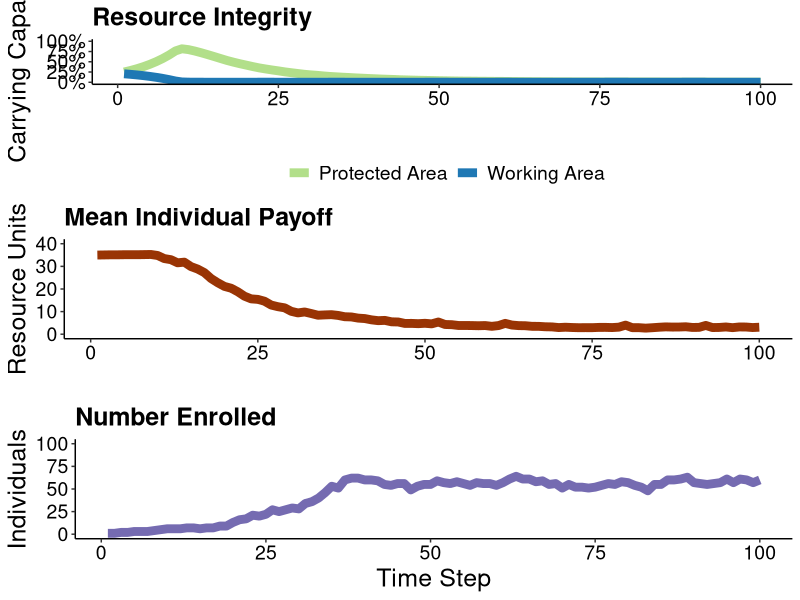
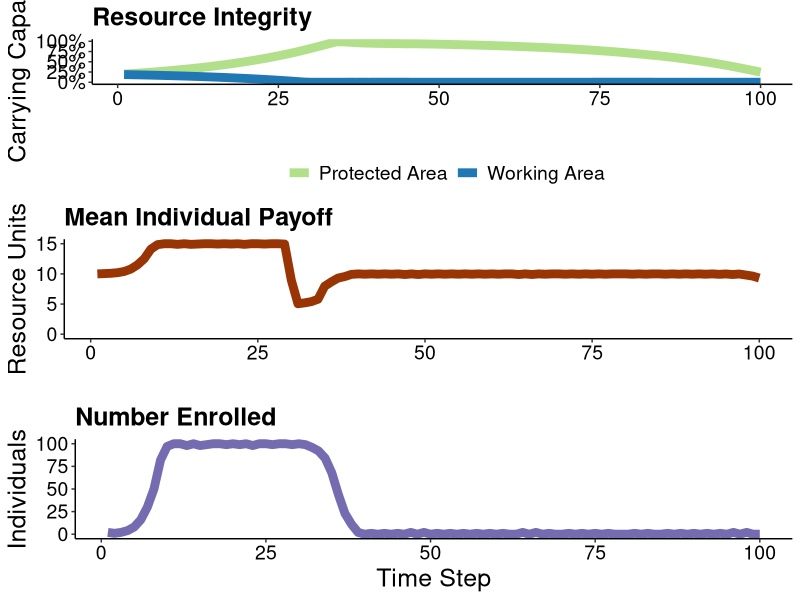
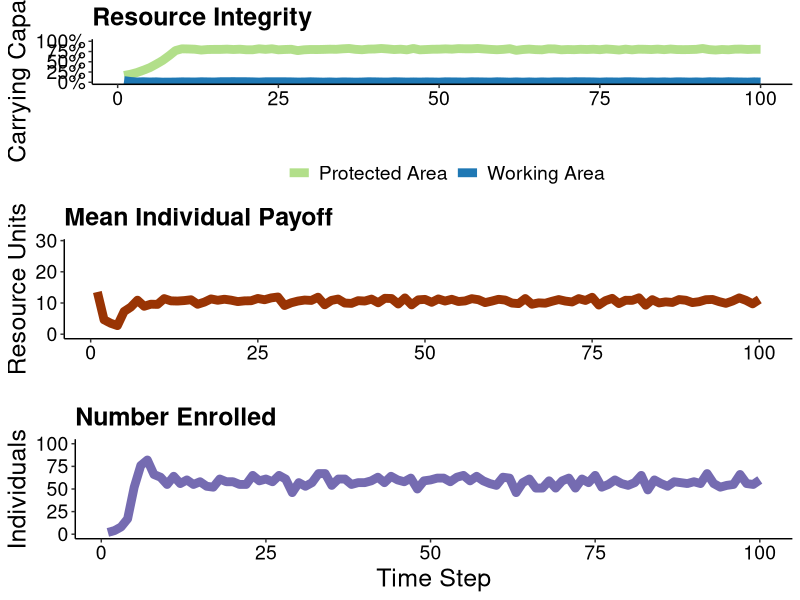
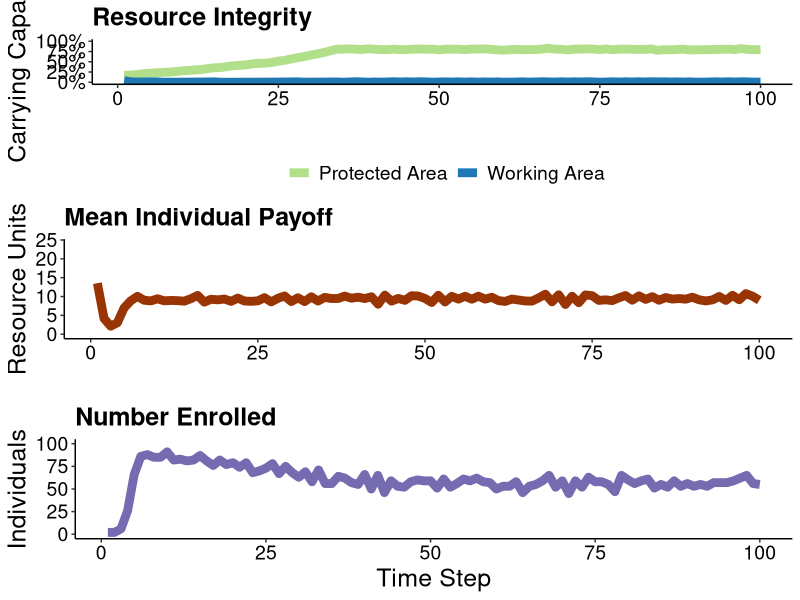

Write the R code that produced these figures, in order.
#####Scheduling
#Establish a degraded resource
#set some of that into a conservation area
#Establish a population
#Some % of the population buys into the conservation project (low %)
#That % gets a payment every time step..maybe once?...maybe every 12 time steps?
#People not enrolled harvest from the entire landscape
#people enrolled harvest from just the un-conserved area. 
#At the end of each time step, everyone learns via success biased imitation (equation from equifinality paper)
#People either enroll of unenroll
#Measure the number of people enrolled/unenrolled
#Measure the % CC of the resource

#repeat for 1:t
library(ggplot2)
#####

abm<-function(#Specified parameters
  Individuals=100, #number of total resource users in a population
  
  TotalCarryingCapacity=10000, #total available resource units
  
  StartPercCarryingCapacity = 0.1, #amount of resources available in the landscape at the start in proportion to CC
  
  PaymentAmount = 5, 
  
  
  PercProtected=0.3, #percent of the total resource that's in a protected area
  
  EnrollPercStart=0.05, #percent of individuals who start by following the rules at t0
  
  LearningStrategy = "Success Bias", #options are Success Bias & Conformist...not implementing this...for now
  
  BiasStrength = 1.5,
  
  TimeSteps=20,
  ResourceRegenerationPerTimeStep=1.15,
  harvestMax=25,
  ProbOfMobility=0.5){
  
  ## Set parameters
  PercWorking= 1-PercProtected #percent of resource in a working landscape
  TotalCCResourceProtected=PercProtected*TotalCarryingCapacity #total resource units in carrying capacity of protected area
  TotalCCResourceWorking=PercWorking*TotalCarryingCapacity #total resource units in carrying capacity of working area
  StartResourceWorking = TotalCCResourceWorking*StartPercCarryingCapacity #number of resources in the working landscape starting
  StartResourceProtected = TotalCCResourceProtected*StartPercCarryingCapacity #number of resources in the protected landscape starting
  EnrollNumStart= as.integer(EnrollPercStart*Individuals) #number of individuals cooperating fully at t0
  NotEnrollNumStart= Individuals - EnrollNumStart#number of individuals defecting at t0
  Enrolled = c(rep(1,EnrollNumStart),rep(0,NotEnrollNumStart))#enrolled or not
  
  PercTimeProtected = PercProtected*(1-Enrolled) #percent of their foraging time each indv spends in the PA. For those not enrolled this is = the the % protected..Treat whole landscape equally
  PercTimeWorking = (1-PercTimeProtected)#percent of their foraging time each indv spends in the working landscape
  
  agents<-data.frame(Enrolled,
                     PercTimeProtected,
                     PercTimeWorking,
                     PayoffProtectedLastTime = rep(NA,Individuals),
                     PayoffWorkingLastTime= rep(NA,Individuals))   #dataframe to be filled with initial payoffs
  
  ProtectPerDefect<-ifelse(NotEnrollNumStart ==0,as.integer(StartResourceProtected),as.integer(StartResourceProtected/NotEnrollNumStart)) #protected area resources per each individual harvesting there
  WorkingPerTotal<-as.integer(StartResourceWorking/Individuals) #working landscape resources per individual

  
  for ( i in 1:nrow(agents)){  #fill the starting df percent payoff from the protected landscape is a function of the amount 
    agent2<-agents[i,]   #of resources there per individual searching there, and a random draw with a chance of success equal to time spent
    agents[i,5]<-rbinom(1,WorkingPerTotal,agent2$PercTimeWorking)
    agents[i,5]<-ifelse(agents[i,5]>=harvestMax,harvestMax,agents[i,5])
    agents[i,4]<- ifelse(agents[i,5]< harvestMax,rbinom(1,ProtectPerDefect,agent2$PercTimeProtected),0) #if they didnt get the max harvest, then 
    agents[i,4]<-ifelse(agents[i,4]>harvestMax-agents[i,5],harvestMax-agents[i,5],agents[i,4])
  } #see what they get from the working landscape first
  

  agents$PayoffTotalLastTime<- agents$PayoffProtectedLastTime + agents$PayoffWorkingLastTime #total payoff is the sum of what they get from both areas
  
  
  output<-data.frame(timeStep = 1:TimeSteps, #create df to fill with the outputs from each time step
                     Enrolled = rep(NA,TimeSteps),
                     NumResourcesProtect = rep(NA,TimeSteps),
                     percCCProtect = rep(NA,TimeSteps),
                     NumResourcesWorking = rep(NA,TimeSteps),
                     percCCWorking = rep(NA,TimeSteps),
                     meanPayoff = rep(NA,TimeSteps))
  
  output$Enrolled[1] <- sum(agents$Enrolled)  #fill it with the outouts from time 1
  output$NumResourcesProtect[1] <- StartResourceProtected-sum(agents$PayoffProtectedLastTime) 
  output$NumResourcesWorking[1] <- StartResourceWorking-sum(agents$PayoffWorkingLastTime) 
  output$percCCProtect[1]  <- output$NumResourcesProtect[1]/TotalCCResourceProtected
  output$percCCWorking[1]  <- output$NumResourcesWorking[1]/TotalCCResourceWorking
  output$meanPayoff[1]  <- mean(agents$PayoffTotalLastTime) 
  
  
  for (t in 2:TimeSteps){  #run the abm for all of the time steps
    
    #choose new strategy  
    
    LastTimeAgents<-agents  #save the agents from the previous time to a new df
    
    if(sum(LastTimeAgents$Enrolled)==Individuals){ #if there's no one NOT enrolled, unenroll someone at random
      LastTimeAgents[sample(1:Individuals,1),"Enrolled"]<-0
    }
    
    if(sum(LastTimeAgents$Enrolled)==0){ #if there's no one  enrolled, enroll someone at random
      LastTimeAgents[sample(1:Individuals,1),"Enrolled"]<-1
      
    }
    
    
    
    
    
    succLearn<-function(agentdf){
      #meanPayoffEnroll
      if(sum(agentdf$Enrolled)==0){
        payMeanEnrl<-0}
      if(sum(agentdf$Enrolled)!=0){
      payMeanEnrl<-mean(agentdf[agentdf$Enrolled==1,]$PayoffTotalLastTime)}
      
      #meanPayoffUnenroll
      if(sum(agentdf$Enrolled)==nrow(agentdf)){
        payMeanNOTEnrl<-0}
      if(sum(agentdf$Enrolled)!=nrow(agentdf)){
        payMeanNOTEnrl<-mean(agentdf[agentdf$Enrolled==0,]$PayoffTotalLastTime)} 
      
      probEnroll<-exp(BiasStrength*payMeanEnrl)/
         (exp(BiasStrength*payMeanEnrl)+exp(BiasStrength*payMeanNOTEnrl))
        
        agentdf$Enrolled<-rbinom(nrow(agentdf),1, probEnroll)
      return(agentdf$Enrolled)
    }
    
    
    
    #need to change this so agents can spend varying portions of time in each zone
    
    if(LearningStrategy == "Success Bias"){
      
      #success biased leaning accross the whole group
      #NewEnroll<-succLearn(LastTimeAgents)
    #success biased learning within small groups
    NewEnroll<-rep(NA,Individuals)
    groups<-split(sample(1:Individuals),f=1:50)
    

    for(j in 1:length(groups)){
      group<-LastTimeAgents[groups[[j]],]      
      groupEnroll<-succLearn(group)  
      NewEnroll[groups[[j]]]<-groupEnroll
    }
    
  } #end success biased learning
    
  ###OLD one from Barrett. This does not model disease dynamics
    #ConfLearn<-function(agentdf){
      
      
      #probEnroll<-(length(which(agentdf$Enrolled==1)))^BiasStrength/
        #((length(which(agentdf$Enrolled==1)))^BiasStrength+(length(which(agentdf$Enrolled==0)))^BiasStrength)
      
      #apply to ALL agents
     # agentdf$Enrolled<-rbinom(nrow(agentdf),1, probEnroll)
      
      #apply to only unenrolled
     # agentsdf$Enrolled<-ifelse(agentsdf$Enrolled == 0, rbinom(1,1, probEnroll),1)
      
      #return(agentdf$Enrolled)
    #}
    
#BETTER implementation. disease spread
    
    
    
  #start conformist learning
  if(LearningStrategy=="Conformist Bias"){
    
    spreadProb<-0.25 #0.25
    recProb<-0.1 #0.01
    
    NewEnroll<-rep(NA,Individuals)
  
    
    for(a in 1:nrow(LastTimeAgents)){
      thisagent<-LastTimeAgents[a,]
      otheragents<-LastTimeAgents[-a,]
      pairagent<-otheragents[sample(1:nrow(otheragents),1),]
      if(thisagent$Enrolled == 1){    NewEnroll[a]<-rbinom(1,1,1-recProb)}
      if(thisagent$Enrolled == 0){    NewEnroll[a]<-ifelse(pairagent$Enrolled ==1,
                                                           rbinom(1,1,spreadProb),0 )}
      
    }
    
    
    
  }
    
  #end conformist learning
    
    PercTimeProtected = PercProtected*(1-NewEnroll) #percent of their foraging time each indv spends in the PA. For those not enrolled this is = the the % protected..Treat whole landscape equally
    #PercTimeProtected = output$NumResourcesProtect[t-1]/(output$NumResourcesProtect[t-1]+output$NumResourcesWorking[t-1])
    
    PercTimeWorking = (1-PercTimeProtected)
    
    
    agents<-data.frame(Enrolled=NewEnroll,
                       PercTimeProtected,   #new agent dataframe to fill
                       PercTimeWorking,
                       PayoffProtectedLastTime = rep(NA,Individuals),
                       PayoffWorkingLastTime= rep(NA,Individuals)) 
    
    
    #New resource pools to pull from
    #Resources over the CC move with probability 'ProbOfMobility'
    
    NewProtectedResourcesTotal<-round(output$NumResourcesProtect[t-1] * ResourceRegenerationPerTimeStep,digits=0)
    ProtectedResourcesOverCC<-round(NewProtectedResourcesTotal-TotalCCResourceProtected,digits=0)
    ProtectedResourcesOverCC<- ifelse(ProtectedResourcesOverCC<=  0,0, ProtectedResourcesOverCC)
    
    NewWorkingResourcesTotal<-round(output$NumResourcesWorking[t-1] * ResourceRegenerationPerTimeStep,digits=0)
    WorkingResourcesOverCC<-round(NewWorkingResourcesTotal-TotalCCResourceWorking,digits=0)
    WorkingResourcesOverCC<- ifelse(WorkingResourcesOverCC<=  0,0, WorkingResourcesOverCC)
    
    
    ##Resource mobility
    
    
    #all resources mobile
    #LeaveWorking<-rbinom(1,NewWorkingResourcesTotal,ProbOfMobility) #number of resources which leave the protected area
    #LeaveProtected<-rbinom(1,NewProtectedResourcesTotal,ProbOfMobility)#number of resources which leave the working area
    
    #make it so only new resources can leave 
    LeaveWorking<-rbinom(1, WorkingResourcesOverCC,ProbOfMobility) #number of resources which leave the protected area
    LeaveProtected<-rbinom(1,ProtectedResourcesOverCC,ProbOfMobility)#number of resources which leave the working area
    
    
    #do the accounting on entering vs leaving individuals
    NewWorkingResourcesTotal<-NewWorkingResourcesTotal+LeaveProtected
    NewProtectedResourcesTotal<-NewProtectedResourcesTotal+LeaveWorking
    
    #Make sure they dont go over the CC again
    NewWorkingResourcesTotal<-ifelse(NewWorkingResourcesTotal<=TotalCCResourceWorking,NewWorkingResourcesTotal,TotalCCResourceWorking)
    NewProtectedResourcesTotal<-ifelse(NewProtectedResourcesTotal<=  TotalCCResourceProtected,NewProtectedResourcesTotal, TotalCCResourceProtected)
    
    #dont let them alll the way to 0. if they do they won't regenerate
    if(NewWorkingResourcesTotal==0){NewWorkingResourcesTotal<-as.integer(TotalCCResourceWorking*0.05)}
    if(NewProtectedResourcesTotal==0){NewProtectedResourcesTotal<-as.integer(TotalCCResourceProtected*0.05)}
    
    
    ##calculate available resources per individual
    if(nrow(agents[agents$PercTimeProtected>0,])==0){ProtectPerDefect<-NewProtectedResourcesTotal}
    if(nrow(agents[agents$PercTimeProtected>0,])!=0){ProtectPerDefect<-as.integer(NewProtectedResourcesTotal/nrow(agents[agents$PercTimeProtected>0,]))}
    WorkingPerTotal<-as.integer(NewWorkingResourcesTotal/Individuals)
    
    
    for ( i in 1:nrow(agents)){  #fill the starting df percent payoff from the protected landscape is a function of the amount 
      agent2<-agents[i,]   #of resources there per individual searching there, and a random draw with a chance of success equal to time spent
      agents[i,5]<-rbinom(1,WorkingPerTotal,agent2$PercTimeWorking)
      agents[i,5]<-ifelse(agents[i,5]>=harvestMax,harvestMax,agents[i,5])
      agents[i,4]<- ifelse(agents[i,5]< harvestMax,rbinom(1,ProtectPerDefect,agent2$PercTimeProtected),0) #if they didnt get the max harvest, then 
      agents[i,4]<-ifelse(agents[i,4]>harvestMax-agents[i,5],harvestMax-agents[i,5],agents[i,4])
    } #see what they get from the working landscape first
    
    
    
    agents$PayoffTotalLastTime<- agents$PayoffProtectedLastTime + agents$PayoffWorkingLastTime #total payoff is the sum of what they get from both areas
    #give payments to enrolled individuals
    agents$PayoffTotalLastTime<-agents$PayoffTotalLastTime+(PaymentAmount*agents$Enrolled)
    
    
    output$Enrolled[t] <- sum(agents$Enrolled)  #fill it with the outouts from time 1
    output$NumResourcesProtect[t] <- NewProtectedResourcesTotal-sum(agents$PayoffProtectedLastTime) 
    output$NumResourcesWorking[t]  <- NewWorkingResourcesTotal-sum(agents$PayoffWorkingLastTime)
    output$percCCProtect[t]  <- output$NumResourcesProtect[t]/TotalCCResourceProtected
    output$percCCWorking[t]  <- output$NumResourcesWorking[t]/TotalCCResourceWorking
    output$meanPayoff[t]  <- mean(agents$PayoffTotalLastTime)
    
  }
  mytheme<- theme(panel.grid.major = element_blank(), panel.grid.minor = element_blank(),
                  plot.title = element_text( size=18, color="black",face="bold"),
                  axis.title.x = element_text( size=18),
                  axis.title.y = element_text( size=18),
                  axis.text=(element_text(color="black", size=14)),
                  legend.title = element_text(colour="black", size=18),
                  legend.text = element_text( size = 14))
  
  p1<-ggplot(data=output,aes(x=timeStep))+
    geom_line(aes(y=percCCProtect,color="Protected"),size=3)+
    geom_line(aes(y=percCCWorking,color="Working"),size=3)+
    theme_classic()+ylab("Carrying Capacity")+xlab("")+
    scale_y_continuous(labels = scales::percent,limits = c(0,1.0) )+
    scale_colour_manual(name = '', 
                        values =c('Protected'='#b2df8a','Working'='#1f78b4'), labels = c('Protected Area','Working Area'))+
    ggtitle("Resource Integrity")+mytheme +
    theme(legend.position="bottom")
  
  
  p2<-ggplot(data=output,aes(x=timeStep))+
    geom_line(aes(y=meanPayoff),size=3,color="#993404")+xlab("")+
    theme_classic()+ylab("Resource Units")+ylim(0,harvestMax+PaymentAmount)+
    ggtitle("Mean Individual Payoff")+mytheme
  
  p3<-ggplot(data=output,aes(x=timeStep))+
    geom_line(aes(y=Enrolled),size=3,color="#756bb1")+xlab("Time Step")+
    theme_classic()+ylab("Individuals")+ylim(0,Individuals)+
    ggtitle("Number Enrolled")+mytheme
  
  x<-gridExtra::grid.arrange(p1,p2,p3,ncol=1)
  
  
  return(output) 
}


set.seed(1) 

deqdatPOS_Conform<-abm(#Specified parameters
  Individuals=100, #number of total resource users in a population
  TotalCarryingCapacity=100000, #total available resource units
  StartPercCarryingCapacity = 0.25, #amount of resources available in the landscape at the start in proportion to CC
  PercProtected=0.2, #percent of the total resource that's in a protected area
  EnrollPercStart=0.01, #percent of individuals who start by following the rules at t0
  LearningStrategy = "Conformist Bias", #options are Success Bias & Conformist...not implementing this...for now
  BiasStrength = 1.05,
  TimeSteps=100,
  ResourceRegenerationPerTimeStep=1.15,
  harvestMax=35,
  ProbOfMobility=0.9)



set.seed(1)
SucBiasdat<-abm(#Specified parameters
  Individuals=100, #number of total resource users in a population
  
  TotalCarryingCapacity=100000, #total available resource units
  
  StartPercCarryingCapacity = 0.20, #amount of resources available in the landscape at the start in proportion to CC
  
  PaymentAmount = 5, #10
  
  
  PercProtected=0.20, #percent of the total resource that's in a protected area
  
  EnrollPercStart=0.02, #percent of individuals who start by following the rules at t0
  
  LearningStrategy = "Success Bias", #options are Success Bias & Conformist...not implementing this...for now
  
  BiasStrength = 1.1,
  
  TimeSteps=100,
  ResourceRegenerationPerTimeStep=1.05, #.10
  harvestMax=10, #20
  ProbOfMobility=0.3)



set.seed(2)
#stable dynamics
SucBiasdat<-abm(#Specified parameters
  Individuals=100, #number of total resource users in a population
  
  TotalCarryingCapacity=10000, #total available resource units
  
  StartPercCarryingCapacity = 0.20, #amount of resources available in the landscape at the start in proportion to CC
  
  PaymentAmount = 9, 
  
  
  PercProtected=0.20, #percent of the total resource that's in a protected area
  
  EnrollPercStart=0.02, #percent of individuals who start by following the rules at t0
  
  LearningStrategy = "Success Bias", #options are Success Bias & Conformist...not implementing this...for now
  
  BiasStrength = 1.1,
  
  TimeSteps=100,
  ResourceRegenerationPerTimeStep=1.5, #.10
  harvestMax=20, #20
  ProbOfMobility=0.3)


###### Hoping to ID some parameter setting where we get oscillation
set.seed(1)
#stable dynamics
SucBiasdat<-abm(#Specified parameters
  Individuals=100, #number of total resource users in a population
  
  TotalCarryingCapacity=10000, #total available resource units
  
  StartPercCarryingCapacity = 0.20, #amount of resources available in the landscape at the start in proportion to CC
  
  PaymentAmount = 9, 
  
  
  PercProtected=0.20, #percent of the total resource that's in a protected area
  
  EnrollPercStart=0.02, #percent of individuals who start by following the rules at t0
  
  LearningStrategy = "Success Bias", #options are Success Bias & Conformist...not implementing this...for now
  
  BiasStrength = 1.1,
  
  TimeSteps=100,
  ResourceRegenerationPerTimeStep=1.3, #.10
  harvestMax=15, #20
  ProbOfMobility=0.3)




